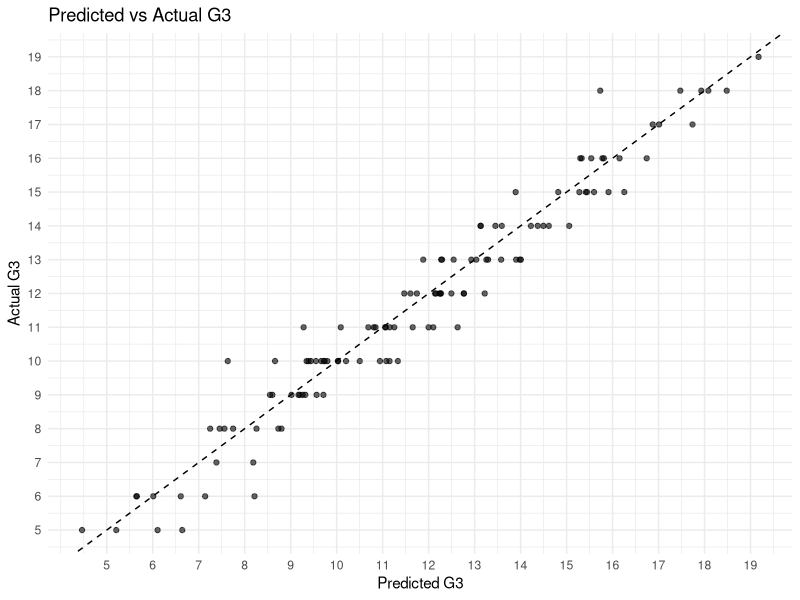

The R script that drew this image: (Note: a time limit stopped this script after it produced the figure.)
# 載入必要套件
library(tidyverse)
library(caret)

allData<-read.csv("student-mat.csv", sep=";", header=TRUE)

purgeData<-subset(allData, absences<=20&higher=="yes"&G3>0&school=="GP")
purgeData<-purgeData[, -c(1,21)]

# 1. 轉換類別變數為 factor
category<-c("sex", "address", "famsize", "Pstatus", 
  "Mjob", "Fjob", "reason", "guardian", 
  "schoolsup", "famsup", "paid", "activities", 
  "nursery", "internet", "romantic")
purgeData[category]<-lapply(purgeData[category], as.factor)

set.seed(123)  # 設定隨機種子以重現結果
df.train<-purgeData[sample(1:nrow(purgeData),ceiling(nrow(purgeData)*0.7)), ]
df.test<-purgeData[-as.numeric(rownames(df.train)), ]

# 2. 建立多元線性回歸模型 (以所有變數預測 G3)
model<-lm(G3~., data=df.train)

# 檢視模型摘要，確認係數、R²、p-value 等
print(summary(model))

# 3. 在測試集上做預測
prediction<-predict(model, newdata=df.test)

# 計算 RMSE（評估模型在測試集的誤差）
rmse.test<-sqrt(mean((df.test$G3-prediction)^2))
print(paste("Test RMSE:", round(rmse.test, 3)))

# 計算測試集 R-squared
r2.test<-cor(df.test$G3, prediction)^2
print(paste("Test R-squared:", round(r2.test, 3)))

# 計算訓練集RMSE
rmse.train<-sqrt(mean((df.train$G3-predict(model, newdata=df.train))^2))
print(paste("Train RMSE:", round(rmse.train, 3)))

# 計算訓練集 R-squared
r2.train<-cor(df.train$G3, predict(model, newdata=df.train))^2
print(paste("Train R-squared:", round(r2.train, 3)))

# （可選）畫出預測值 vs 真實值的散佈圖，檢查模型效果
p<-ggplot(df.test, aes(x=prediction, y=G3))+
  geom_point(alpha=0.6)+
  geom_abline(intercept=0, slope=1, linetype="dashed")+
  scale_x_continuous(breaks=seq(5, 20, 1))+
  scale_y_continuous(breaks=seq(5, 20, 1))+
  labs(title="Predicted vs Actual G3", 
    x="Predicted G3", 
    y="Actual G3")+
  theme_minimal()
  

print(p)

# 4. 先詢問詳細版或精簡版
print("請選擇分析版本：1. 詳細版分析；2. 精簡版分析")
while(TRUE){
  analyzeMode<-readline("輸入 1 或 2: ")
  if(analyzeMode=="1"||analyzeMode=="2"){
    break
  }
  print("輸入不合法，請輸入 1 或 2。")
}
# 定義所有預測變數
predictVar<-setdiff(names(df.train), "G3")
# 若選擇精簡版，只提示以下變數，其餘自動填中位數/眾數
if(analyzeMode=="2"){
  considerInput<-c("G2", "G1", "failures", "age", "goout", "Medu", "Fedu", "reason", "traveltime", "address", "studytime")
}else{
  considerInput<-predictVar
}
# 開始收集輸入
print("請依序輸入以下變數的值，一行一個，留空則以中位數(數值)或眾數(類別)補上：")
userInput<-list()
for(inputVar in predictVar){
  # 計算中位數或眾數
  if(is.numeric(df.train[[inputVar]])){
    numeric.common<-median(df.train[[inputVar]], na.rm=TRUE)
    if(inputVar%in%considerInput){
      # 計算該變數的最小和最大值作為可接受範圍
      numeric.min<-min(df.train[[inputVar]], na.rm=TRUE)
      numeric.max<-max(df.train[[inputVar]], na.rm=TRUE)
      while(TRUE){
        rawInput<-readline(sprintf("%s (numeric,  範圍 %s - %s) [默認 %s]: ", inputVar, numeric.min, numeric.max, numeric.common))
        if(rawInput==""||is.na(rawInput)){
          numeric.input<-numeric.common
          break
        }
        numeric.input<-suppressWarnings(as.numeric(rawInput))
        if(!is.na(numeric.input)&&numeric.input>=numeric.min&&numeric.input<=numeric.max){
          break
        }
        print(sprintf("輸入不合法，請輸入 %s 到 %s 之間的數字。", numeric.min, numeric.max))
      }
      userInput[[inputVar]]<-numeric.input
    }else{
      userInput[[inputVar]]<-numeric.common
    }
  }else if(is.factor(df.train[[inputVar]])){
    factor.valid<-levels(df.train[[inputVar]])
    factor.common<-names(sort(table(df.train[[inputVar]]), decreasing=TRUE))[1]
    if(inputVar%in%considerInput){
      while(TRUE){
        rawInput<-readline(sprintf("%s (categorical)，可選值: %s [默認 %s]: ", inputVar, paste(factor.valid, collapse="/"), factor.common))
        if(rawInput==""){
          factor.input<-factor.common
          break
        }
        if(rawInput%in%factor.valid){
          factor.input<-rawInput
          break
        }
        print(sprintf("輸入不合法，可選值：%s", paste(factor.valid, collapse="/")))
      }
      userInput[[inputVar]]<-factor.input
    }else{
      userInput[[inputVar]]<-factor.common
    }
  }
}
# 建立新資料框並轉回 factor
df.input<-as.data.frame(userInput, stringsAsFactors=FALSE)
for(inputVar in predictVar){
  if(is.factor(df.train[[inputVar]])){
    df.input[[inputVar]]<-factor(df.input[[inputVar]], levels=levels(df.train[[inputVar]]))
  }
}
# 預測並輸出結果
predUser<-predict(model, newdata=df.input)
print(paste("預測的 G3 分數為:", round(predUser, 1)))
